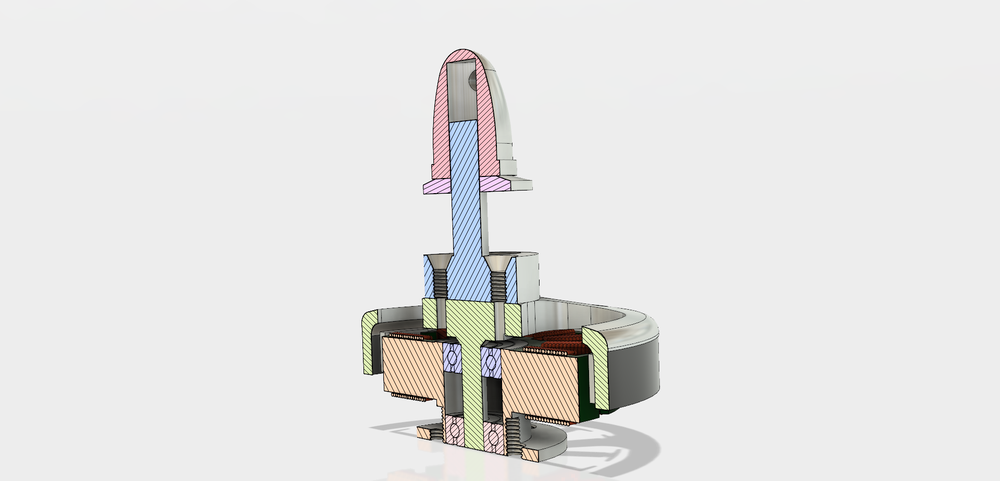
#> input picture test.png, 1000 x 481 px, shrunk from 1920 x 924 before the run, found by its file name
$ python practice1_image_show.py
#> lines starting #> are read from the running program, lines starting #| are printed output that depends on the picture
import cv2

path = 'C:/Users/seojin/Projects/opencv_study/'

img_color = cv2.imread(path + 'test.png', cv2.IMREAD_COLOR) # image파일을 color로 읽어오기 IMREAD_COLOR : flag
#> img_color is the input picture: shape (481, 1000, 3); mean B, G, R 226.8, 227.8, 228.3

# IMREAD_COLOR : alpha 무시, Image파일을 color로 읽음
# IMREAD_GRAYSCALE : grayscale이미지로 읽어옴
# IMREAD_UNCHANGED : alpha와 함께 color로 읽음

cv2.namedWindow('show image')
cv2.imshow('show image', img_color)

cv2.waitKey(0) # 키보드 입력 무한히 대기

img_gray = cv2.cvtColor(img_color, cv2.COLOR_BGR2GRAY) # grayscale로 변환
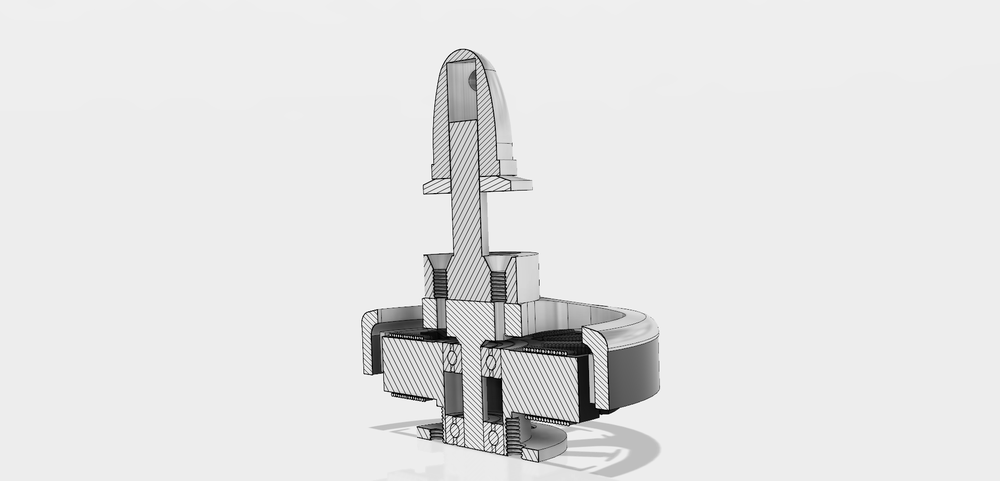
#> img_gray: shape (481, 1000); min 0, max 255, mean 227.9

cv2.imshow('show gray scale image', img_gray) # 새로운 윈도우에 img_gray를 출력.
cv2.waitKey(0)

cv2.imwrite(path + 'savedimage.png', img_gray)

cv2.destroyAllWindows() # 프로그램 종료 전 윈도우를 위한 자원 해제

$ run again, with 2.jpg saved as test.png
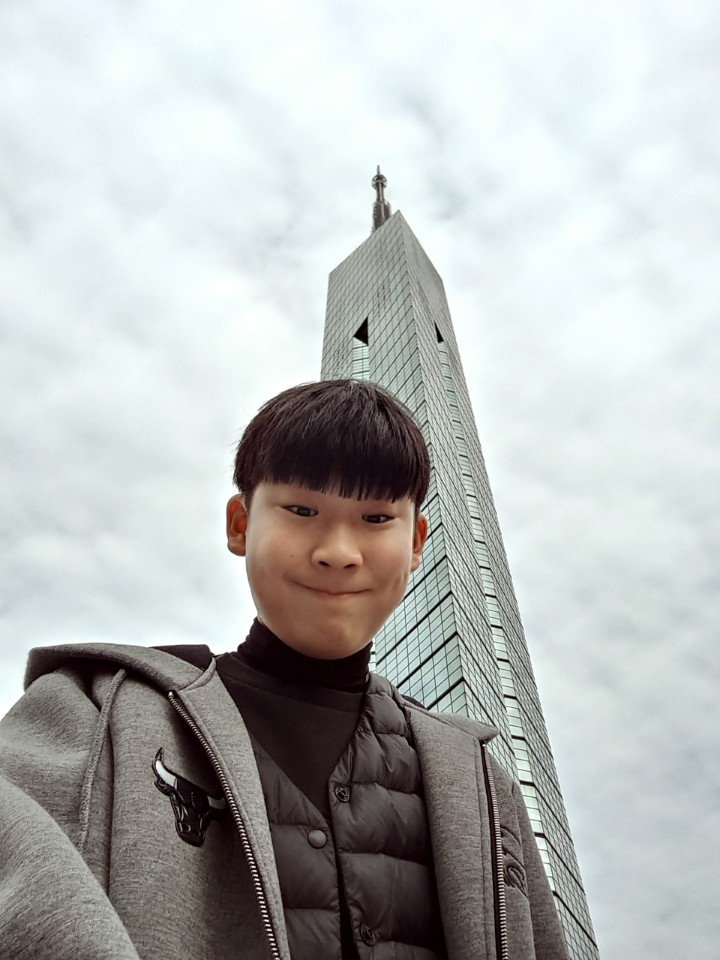
#> input picture 2.jpg, 720 x 960 px, found by its file name
#> img_color is the input picture: shape (960, 720, 3); mean B, G, R 184.6, 186.1, 183
#> `img_gray = cv2.cvtColor(img_color, cv2.COLOR_BGR2GRAY)`:
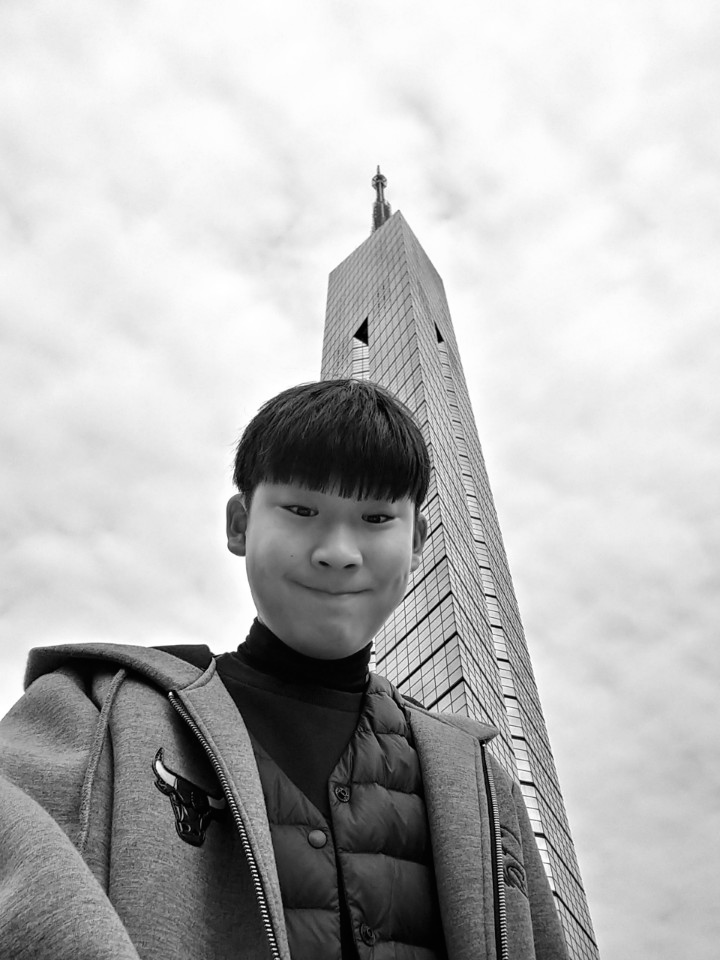
#> img_gray: shape (960, 720); min 0, max 255, mean 184.9
